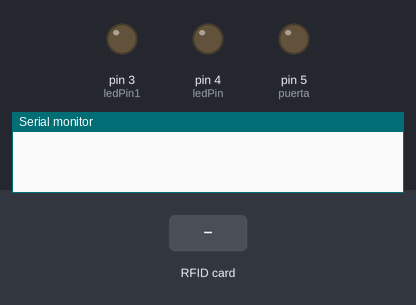
The sketch below on a simulated Arduino Uno, built with avr-gcc and run on an emulated ATmega328P. Parts: output pins drawn as LEDs (lit = HIGH), the last lines printed to the serial monitor. Dashed ring = blinking. Inputs (shaded band) come from the test bench. Pins used as bus, display or sensor lines are not drawn.

Above: at 1.2 s.
1.3 s: RFID card 5E 7A 19 C4 held to the reader
At 2.4 s:
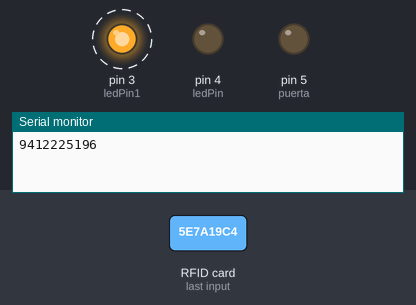
Timing chart, 0 to 4.4 s (numbered marks = the images above; inputs shaded):
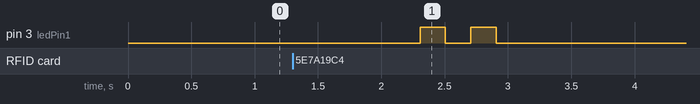

Measured:
- after the input at 1.3 s, pin 3 (ledPin1): alternates HIGH for 0.20 s and LOW for 0.20 s, 4 changes in all, then stays LOW, starting after 1.0 s

The sketch:

rfid.ino
```cpp
//librerias
#include <SPI.h>
#include <MFRC522.h>

#define RST_PIN  9    //Pin 9 para el reset del RC522
#define SS_PIN  10   //Pin 10 para el SS (SDA) del RC522
MFRC522 mfrc522(SS_PIN, RST_PIN); ///Creamos el objeto para el RC522


//pines de los actuadores
const int ledPin =  4;
const int ledPin1 =  3;
const int puerta = 5;


void setup() {
  Serial.begin(250000); //Iniciamos La comunicacion serial
  SPI.begin();        //Iniciamos el Bus SPI
  mfrc522.PCD_Init(); // Iniciamos el MFRC522

  //declaramos el tipo de pin E/S
  pinMode(ledPin, OUTPUT);
  pinMode(ledPin1, OUTPUT);
  pinMode(puerta, OUTPUT);
}


String ActualUID=""; //almacenará el código del Tag leído

//String Usuario1 = "4232191017387129"; código del usuario 1
//String Usuario2 = "439731017387129" ; código del usuario 2

void loop() {
  // Revisamos si hay nuevas tarjetas  presentes
  if ( mfrc522.PICC_IsNewCardPresent())
        {
      //Seleccionamos una tarjeta
            if ( mfrc522.PICC_ReadCardSerial())
            {
                  // Enviamos serialemente su UID
                  for (byte i = 0; i < mfrc522.uid.size; i++) {
                          ActualUID += mfrc522.uid.uidByte[i];
                  }

                  //Mandamos por puerto serial, al programa en c# el numero de la tarjeta
                  Serial.println(ActualUID);

                  //leemos el resultado del programa en c#
                  //si es "1" prende y apaga un led, al terminar de parpadear, abre la puerta
                  if(Serial.readString() == "1"){
                    //Serial.println("Acceso concedido...");
                      digitalWrite(ledPin, HIGH);
                      delay(200);
                      digitalWrite(ledPin, LOW);
                      delay(200);
                      digitalWrite(ledPin, HIGH);
                      delay(200);
                      digitalWrite(ledPin, LOW);
                      delay(200);
                      digitalWrite(ledPin, HIGH);
                      digitalWrite(puerta, HIGH);
                      delay(4000);
                      digitalWrite(puerta, LOW);
                      digitalWrite(ledPin, LOW);
                      }
                      //si es diferente a "1" prende y apaga otro led
                      else
                      {

                        digitalWrite(ledPin1, HIGH);
                        delay(200);
                        digitalWrite(ledPin1, LOW);
                        delay(200);
                        digitalWrite(ledPin1, HIGH);
                        delay(200);
                        digitalWrite(ledPin1, LOW);

                      }
                  // Terminamos la lectura de la tarjeta tarjeta  actual
                  mfrc522.PICC_HaltA();

            }

  }
  //reiniciamos la variable
  ActualUID="";
}
```
